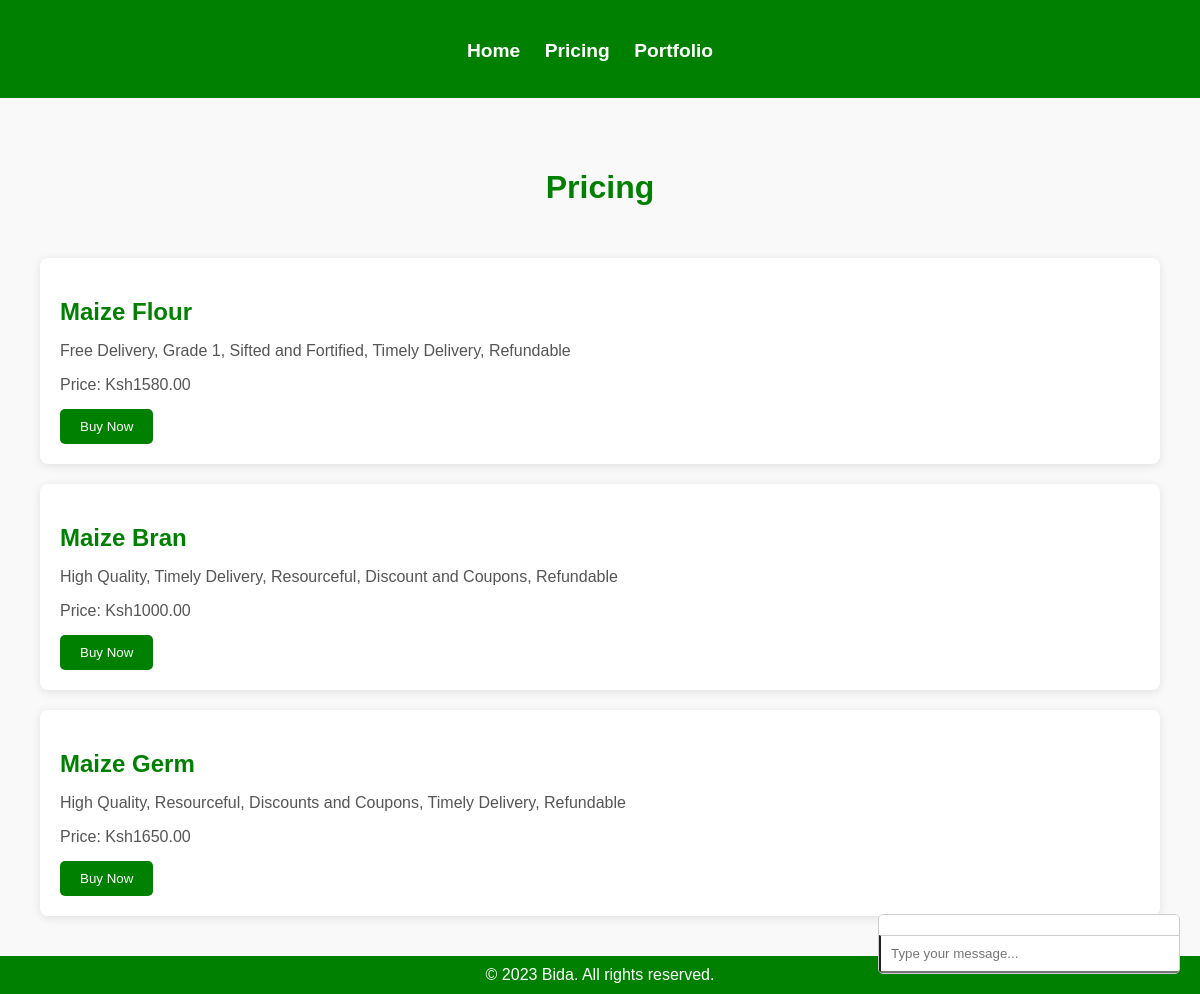
The page /pricing/ on the database its author committed.
### core/models.py (models this page shows, shortened)
class Service(models.Model):
    name = models.CharField(max_length=255)
    price = models.DecimalField(max_digits=10, decimal_places=2)
    description = models.TextField()

### core/views.py (the view)
# urls.py: path('pricing/', views.pricing, name='pricing'),
def pricing(request):
    services = Service.objects.all()
    return render(request, 'core/pricing.html', {'services': services})

### core/Templates/core/pricing.html (shortened to what this page needs)
{% extends 'core/base.html' %}
{% block content %}
  <h1>Pricing</h1>
  {% for service in services %}
    <div class="service">
      <h2>{{ service.name }}</h2>
      <p>{{ service.description }}</p>
      <p>Price: Ksh{{ service.price }}</p>
      <button class="buy-now" onclick="redirectToBuyNowPage({{ service.id }})">Buy Now</button>
    </div>
  {% endfor %}
{% endblock %}

### core/Templates/core/base.html (shortened to what this page needs)
<!DOCTYPE html>
<html lang="en">
<head>
</head>
<body>
    <header>
        <nav>
            <ul>
                <li><a href="{% url 'home' %}">Home</a></li>
                <li><a href="{% url 'pricing' %}">Pricing</a></li>
                <li><a href="{% url 'portfolio' %}">Portfolio</a></li>
            </ul>
        </nav>
    </header>
    <main>
        {% block content %}{% endblock %}
    </main>
    <footer>
        &copy; 2023 Bida. All rights reserved.
    </footer>
    <div id="chat-container">
        <div id="chat-messages"></div>
        <input type="text" id="user-input" placeholder="Type your message...">
    </div>
</body>
</html>

### core/Templates/core/base.html (style rules this page uses)
body { font-family: 'Arial', sans-serif; margin: 0; padding: 0; background-color: #f9f9f9; color: #333; }
header { background-color: #008000; color: #ffffff; padding: 20px; text-align: center; }
nav { margin-top: 20px; }
ul { list-style-type: none; padding: 0; text-align: center; }
li { display: inline-block; margin-right: 20px; }
a { text-decoration: none; color: #ffffff; font-weight: bold; font-size: 1.2em; }
main { padding: 20px; }
footer { background-color: #008000; color: #ffffff; padding: 10px; text-align: center; }
#chat-container { position: fixed; bottom: 20px; right: 20px; width: 300px; max-height: 300px; background-color: #ffffff; border: 1px solid #ccc; border-radius: 5px; overflow-y: auto; }
#chat-messages { padding: 10px; }
#user-input { width: 100%; padding: 10px; border-top: 1px solid #ccc; }

### core/Templates/core/pricing.html (style rules this page uses)
body { background-color: #f9f9f9; color: #333; font-family: 'Arial', sans-serif; margin: 0; padding: 0; }
h1 { color: #008000; text-align: center; padding: 30px 0; }
.service { background-color: #ffffff; border-radius: 8px; box-shadow: 0 2px 10px rgba(0, 0, 0, 0.1); margin: 20px; padding: 20px; text-align: left; transition: box-shadow 0.3s ease; }
h2 { color: #008000; margin-bottom: 10px; }
p { color: #555555; margin-bottom: 15px; }
.buy-now { background-color: #008000; border: none; color: #ffffff; padding: 10px 20px; border-radius: 5px; cursor: pointer; transition: background-color 0.3s ease; }

### rows shown on the page
Service: name "Maize Flour", description "Free Delivery, Grade 1, Sifted and Fortified, Timely Delivery, Refundable", price "1580.00"
Service: name "Maize Bran", description "High Quality, Timely Delivery, Resourceful, Discount and Coupons, Refundable", price "1000.00"
Service: name "Maize Germ", description "High Quality, Resourceful, Discounts and Coupons, Timely Delivery, Refundable", price "1650.00"
